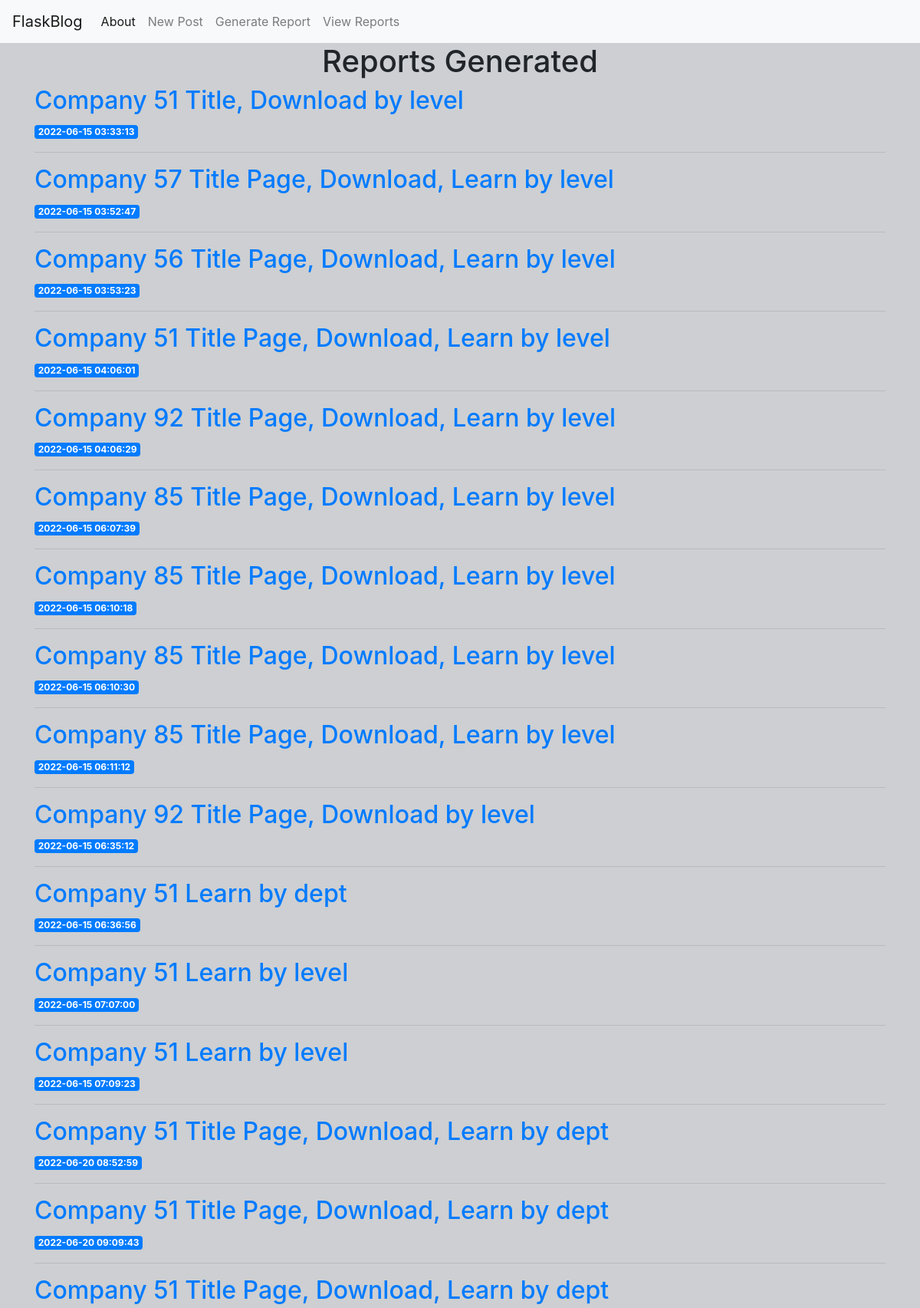
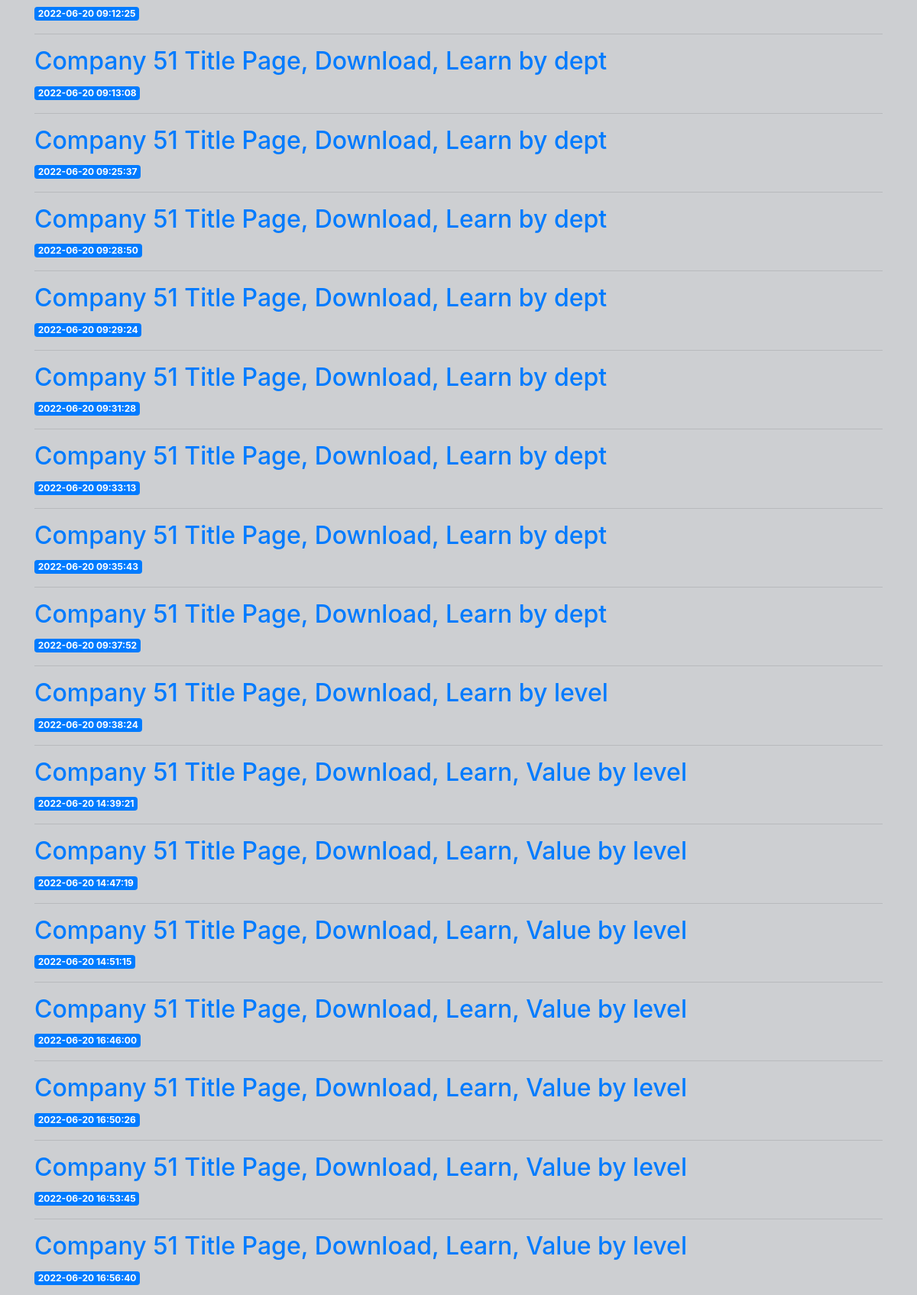
Page /reports (upper part) on the committed database (2 pictures, top to bottom).
### tables this page shows
CREATE TABLE reports (
    id INTEGER PRIMARY KEY AUTOINCREMENT,
    created TIMESTAMP NOT NULL DEFAULT CURRENT_TIMESTAMP,
    companyID INTEGER NOT NULL,
    options TEXT NOT NULL,
    groupBy TEXT NOT NULL,
    startDate DATE NOT NULL,
    endDate DATE NOT NULL
);

### app.py (the view)
@app.route('/reports')
def reports():
    conn = get_db_connection()
    reports = conn.execute('SELECT * FROM reports').fetchall()
    conn.close()
    return render_template('reports.html', reports=reports)

### app.py (called while the page is built)
def get_db_connection():
    conn = sqlite3.connect('database.db')
    conn.row_factory = sqlite3.Row
    return conn

### templates/reports.html
{% extends 'base.html' %}
{% block content %}
    <h1 class="text-center">{% block title %} Reports Generated {% endblock %}</h1>
    {% for report in reports %}
        <a href="{{ url_for('report', report_id=report['id']) }}">
            <h2>Company {{ report['companyID'] }} {{ report['options'] }} by {{ report['groupBy'] }} </h2>
        </a>
        <span class="badge badge-primary">{{ report['created'] }}</span>
        <hr>
    {% endfor %}
{% endblock %}

### templates/base.html (shortened to what this page needs)
<!doctype html>
<html lang="en">
  <head>
    <link rel="stylesheet" href="https://stackpath.bootstrapcdn.com/bootstrap/4.3.1/css/bootstrap.min.css">
  </head>
  <body style="background-color: rgb(205, 207, 210);">
    <nav class="navbar navbar-expand-md navbar-light bg-light">
        <a class="navbar-brand" href="{{ url_for('index')}}">FlaskBlog</a>
        <div class="collapse navbar-collapse" id="navbarNav">
            <ul class="navbar-nav">
              <li class="nav-item active">
                <a class="nav-link" href="#">About</a>
              </li>
              <li class="nav-item">
                <a class="nav-link" href="{{url_for('create')}}">New Post</a>
       	      </li>
              <li class="nav-item">
                <a class="nav-link" href="{{url_for('generateReport')}}">Generate Report</a>
              </li>
              <li class="nav-item">
                <a class="nav-link" href="{{url_for('reports')}}">View Reports</a>
              </li>
            </ul>
        </div>
    </nav>
    <div class="container">
    	{% block content %} {% endblock %}
    </div>
  </body>
</html>

### rows in the picture
reports: companyID "51", options "Title, Download", groupBy "level", created "2022-06-15 03:33:13"
reports: companyID "57", options "Title Page, Download, Learn", groupBy "level", created "2022-06-15 03:52:47"
reports: companyID "56", options "Title Page, Download, Learn", groupBy "level", created "2022-06-15 03:53:23"
reports: companyID "51", options "Title Page, Download, Learn", groupBy "level", created "2022-06-15 04:06:01"
reports: companyID "92", options "Title Page, Download, Learn", groupBy "level", created "2022-06-15 04:06:29"
reports: companyID "85", options "Title Page, Download, Learn", groupBy "level", created "2022-06-15 06:07:39"
reports: companyID "85", options "Title Page, Download, Learn", groupBy "level", created "2022-06-15 06:10:18"
reports: companyID "85", options "Title Page, Download, Learn", groupBy "level", created "2022-06-15 06:10:30"
reports: companyID "85", options "Title Page, Download, Learn", groupBy "level", created "2022-06-15 06:11:12"
reports: companyID "92", options "Title Page, Download", groupBy "level", created "2022-06-15 06:35:12"
reports: companyID "51", options "Learn", groupBy "dept", created "2022-06-15 06:36:56"
reports: companyID "51", options "Learn", groupBy "level", created "2022-06-15 07:07:00"
reports: companyID "51", options "Learn", groupBy "level", created "2022-06-15 07:09:23"
reports: companyID "51", options "Title Page, Download, Learn", groupBy "dept", created "2022-06-20 08:52:59"
reports: companyID "51", options "Title Page, Download, Learn", groupBy "dept", created "2022-06-20 09:09:43"
reports: companyID "51", options "Title Page, Download, Learn", groupBy "dept", created "2022-06-20 09:12:25"
reports: companyID "51", options "Title Page, Download, Learn", groupBy "dept", created "2022-06-20 09:13:08"
reports: companyID "51", options "Title Page, Download, Learn", groupBy "dept", created "2022-06-20 09:25:37"
reports: companyID "51", options "Title Page, Download, Learn", groupBy "dept", created "2022-06-20 09:28:50"
reports: companyID "51", options "Title Page, Download, Learn", groupBy "dept", created "2022-06-20 09:29:24"
reports: companyID "51", options "Title Page, Download, Learn", groupBy "dept", created "2022-06-20 09:31:28"
reports: companyID "51", options "Title Page, Download, Learn", groupBy "dept", created "2022-06-20 09:33:13"
reports: companyID "51", options "Title Page, Download, Learn", groupBy "dept", created "2022-06-20 09:35:43"
reports: companyID "51", options "Title Page, Download, Learn", groupBy "dept", created "2022-06-20 09:37:52"
reports: companyID "51", options "Title Page, Download, Learn", groupBy "level", created "2022-06-20 09:38:24"
reports: companyID "51", options "Title Page, Download, Learn, Value", groupBy "level", created "2022-06-20 14:39:21"
reports: companyID "51", options "Title Page, Download, Learn, Value", groupBy "level", created "2022-06-20 14:47:19"
reports: companyID "51", options "Title Page, Download, Learn, Value", groupBy "level", created "2022-06-20 14:51:15"
reports: companyID "51", options "Title Page, Download, Learn, Value", groupBy "level", created "2022-06-20 16:46:00"
reports: companyID "51", options "Title Page, Download, Learn, Value", groupBy "level", created "2022-06-20 16:50:26"
reports: companyID "51", options "Title Page, Download, Learn, Value", groupBy "level", created "2022-06-20 16:53:45"
reports: companyID "51", options "Title Page, Download, Learn, Value", groupBy "level", created "2022-06-20 16:56:40"
